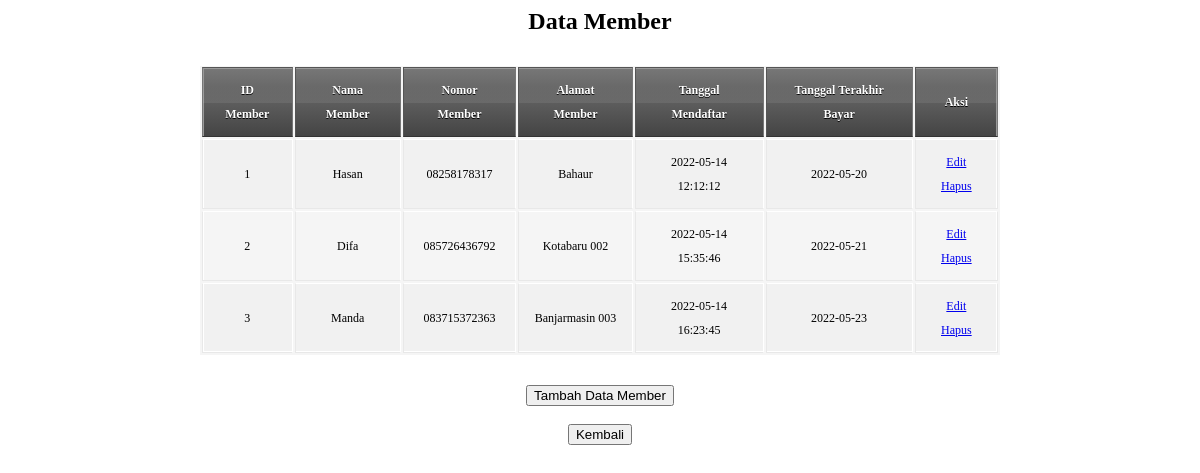
The page /Member.php on the database its author committed.
### tables this page shows
CREATE TABLE `member` (
  `id_member` int(11) NOT NULL,
  `nama_member` varchar(250) NOT NULL,
  `nomor_member` varchar(15) NOT NULL,
  `alamat` text NOT NULL,
  `tgl_mendaftar` datetime NOT NULL,
  `tgl_terakhir_bayar` date NOT NULL
);

### Koneksi.php (called while the page is built)
<?php
function koneksi()
{
    try {
        $dbb = new PDO('mysql:host=localhost;dbname=sistem_perpustakaan', "root", "");
        $dbb->setAttribute( PDO::ATTR_ERRMODE, PDO::ERRMODE_EXCEPTION );
      }
      catch (PDOException $e) {
        print "Koneksi atau query bermasalah: " . $e->getMessage() . "<br/>";
        die();
      }
    return $dbb;
}
?>

### Model.php (the view, shortened to what this page needs)
<html>
    <head>
    </head>
    </html>
    <?php
    require("./Koneksi.php");
    function readData($nama_tabel)
    {
        $stmt = koneksi()->prepare("SELECT * FROM $nama_tabel");
        $stmt-> execute();
        $result = $stmt-> fetchAll();
        if (!empty($result)) {
            if ($nama_tabel == "member") {
                foreach ($result as $hasil) {
                    echo "<tr>";
                    echo "<td>" . $hasil['id_member'] . "</td>";
                    echo "<td>" . $hasil['nama_member'] . "</td>";
                    echo "<td>" . $hasil['nomor_member'] . "</td>";
                    echo "<td>" . $hasil['alamat'] . "</td>";
                    echo "<td>" . $hasil["tgl_mendaftar"] . "</td>";
                    echo "<td>" . $hasil["tgl_terakhir_bayar"] . "</td>";
                    echo "<td>";
                    echo "<a class='btn btn-primary' href='FormMember.php?id_member=" . $hasil['id_member'] . "'>Edit</a>";
                    echo "<a class='btn btn-danger' href='Member.php?id_member=" . $hasil['id_member'] . "' onclick=\"return confirm('Yakin Ingin Dihapus?')\">Hapus</a>";
                    echo "</td>";
                    echo "</tr>";
                }
            }
        }
    }

### Member.php (style rules this page uses)
td { border-right: 1px solid #fff; border-left: 1px solid #e8e8e8; border-top: 1px solid #fff; border-bottom: 1px solid #e8e8e8; padding: 10px 15px; position: relative; transition: all 300ms; }
td:first-child { box-shadow: inset 1px 0 0 #fff; }
td:last-child { border-right: 1px solid #e8e8e8; box-shadow: inset -1px 0 0 #fff; }
tr { background: url(https://jackrugile.com/images/misc/noise-diagonal.png); }
tr:nth-child(odd) td { background: #f1f1f1 url(https://jackrugile.com/images/misc/noise-diagonal.png); }
tr:last-of-type td { box-shadow: inset 0 -1px 0 #fff; }
tr:last-of-type td:first-child { box-shadow: inset 1px -1px 0 #fff; }
tr:last-of-type td:last-child { box-shadow: inset -1px -1px 0 #fff; }

### rows shown on the page
member: id_member "1", nama_member "Hasan", nomor_member "08258178317", alamat "Bahaur", tgl_mendaftar "2022-05-14 12:12:12", tgl_terakhir_bayar "2022-05-20"
member: id_member "2", nama_member "Difa", nomor_member "085726436792", alamat "Kotabaru 002", tgl_mendaftar "2022-05-14 15:35:46", tgl_terakhir_bayar "2022-05-21"
member: id_member "3", nama_member "Manda", nomor_member "083715372363", alamat "Banjarmasin 003", tgl_mendaftar "2022-05-14 16:23:45", tgl_terakhir_bayar "2022-05-23"
